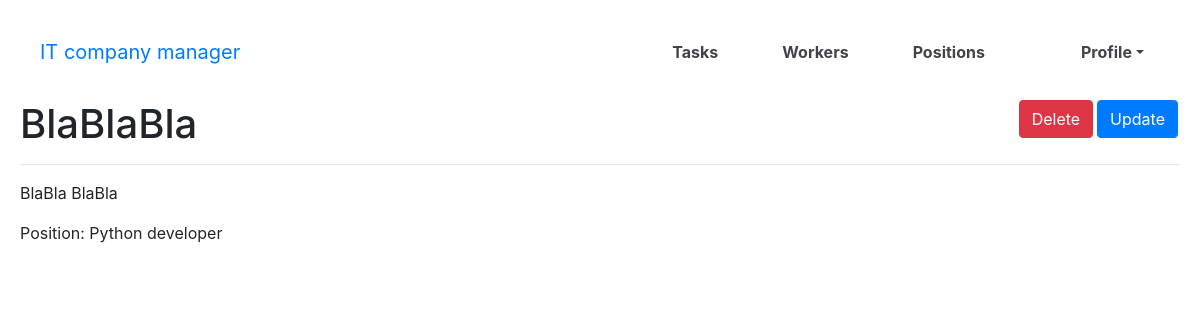
The app's page /workers/3/ (signed in) with its own data.
### manager/models.py (models this page shows, shortened)
class Worker(AbstractUser):
    position = models.ForeignKey(Position, blank=True, null=True, on_delete=models.CASCADE, related_name="workers")
    class Meta:
        ordering = ["username"]

class Position(models.Model):
    name = models.CharField(max_length=255)
    class Meta:
        ordering = ["name"]
    def __str__(self):
        return f"{self.name}"

### manager/views.py (the view)
# urls.py: path("workers/<int:pk>/", WorkerDetailView.as_view(), name="worker-detail"),
class WorkerDetailView(LoginRequiredMixin, generic.DetailView):
    model = Worker
    queryset = Worker.objects.all().select_related("position")

### templates/manager/worker_detail.html (shortened to what this page needs)
{% extends "base.html" %}
{% block content %}
  <div class="form">
    <h1>
      {{ worker.username }}
      <a href="{% url "manager:worker-update" pk=worker.id %}"
         class="btn btn-primary CRUD_link">Update</a>
      <a href="{% url "manager:worker-delete" pk=worker.id %}"
         class="btn btn-danger CRUD_link">Delete</a>
    </h1>
    <hr>
    <p>{{ worker.last_name }} {{ worker.first_name }}</p>
    <p>Position: {{ worker.position }}</p>
  </div>
{% endblock %}

### static/css/styles.css (style rules this page uses)
.CRUD_link { float: right; margin: 0 2px 0 2px; }
body { margin: 0; width: 100%; height: 100%; position: absolute; top: 0; left: 0; overflow: auto; }
.form { margin: 0 20px; }

### records on screen
Worker: username "BlaBlaBla", last_name "BlaBla", first_name "BlaBla", position "Python developer"
